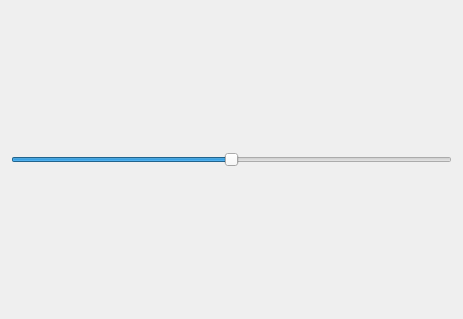
<?xml version="1.0" encoding="UTF-8"?>
<ui version="4.0">
 <class>ColorCorrectionProcessSettingDialog</class>
 <widget class="QWidget" name="ColorCorrectionProcessSettingDialog">
  <property name="geometry">
   <rect>
    <x>0</x>
    <y>0</y>
    <width>463</width>
    <height>319</height>
   </rect>
  </property>
  <property name="windowTitle">
   <string>Form</string>
  </property>
  <layout class="QVBoxLayout" name="verticalLayout">
   <item>
    <spacer name="verticalSpacer_2">
     <property name="orientation">
      <enum>Qt::Vertical</enum>
     </property>
     <property name="sizeHint" stdset="0">
      <size>
       <width>20</width>
       <height>40</height>
      </size>
     </property>
    </spacer>
   </item>
   <item>
    <widget class="QSlider" name="horizontalSlider">
     <property name="minimumSize">
      <size>
       <width>300</width>
       <height>0</height>
      </size>
     </property>
     <property name="minimum">
      <number>-200</number>
     </property>
     <property name="maximum">
      <number>200</number>
     </property>
     <property name="value">
      <number>0</number>
     </property>
     <property name="orientation">
      <enum>Qt::Horizontal</enum>
     </property>
    </widget>
   </item>
   <item>
    <spacer name="verticalSpacer">
     <property name="orientation">
      <enum>Qt::Vertical</enum>
     </property>
     <property name="sizeHint" stdset="0">
      <size>
       <width>20</width>
       <height>40</height>
      </size>
     </property>
    </spacer>
   </item>
  </layout>
 </widget>
 <resources/>
 <connections/>
</ui>
